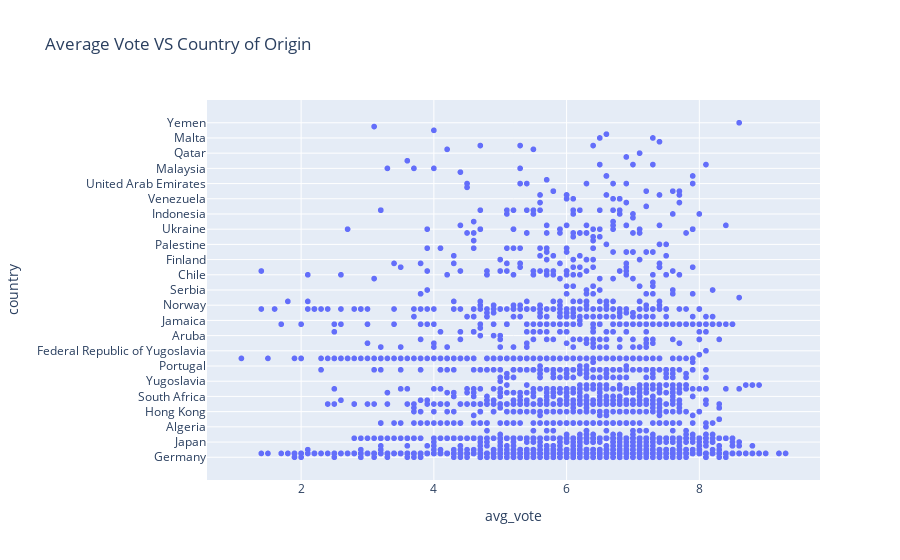

Source (notebook cell):
### Code cell
fig = px.scatter(imdb3, x="avg_vote", y="country",title='Average Vote VS Country of Origin')
fig.show()

### Figure 1 — Plotly figure (JSON) as saved in the notebook; plotly's stock layout.template omitted (floating-point values rounded to 4 significant figures; data arrays with more than 128 entries replaced by an {"elided": "..."} marker saying what was removed)
{"data": [{"hovertemplate": "avg_vote=%{x}<br>country=%{y}<extra></extra>", "legendgroup": "", "marker": {"color": "#636efa", "symbol": "circle"}, "mode": "markers", "name": "", "showlegend": false, "type": "scattergl", "x": {"elided": "8999 float values"}, "xaxis": "x", "y": {"elided": "8999 str values"}, "yaxis": "y"}], "layout": {"autosize": true, "legend": {"tracegroupgap": 0}, "title": {"text": "Average Vote VS Country of Origin"}, "xaxis": {"anchor": "y", "autorange": true, "domain": [0, 1], "range": [0.5998, 9.8], "title": {"text": "avg_vote"}, "type": "linear"}, "yaxis": {"anchor": "x", "autorange": true, "domain": [0, 1], "range": [-7.262, 95.26], "title": {"text": "country"}, "type": "category"}}}
